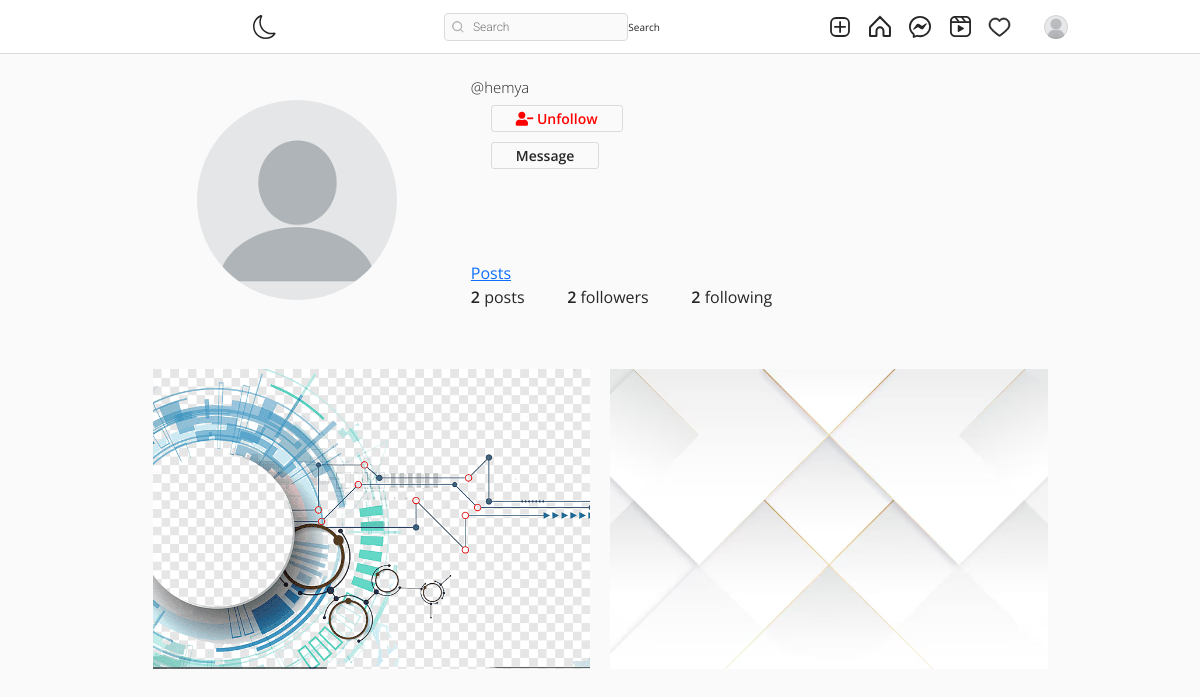
Page /hemya/ (signed in) on the committed database.
### authy/models.py (models this page shows, shortened)
class Profile(models.Model):
    user = models.OneToOneField(User, related_name='profile', on_delete=models.CASCADE)
    image = models.ImageField(upload_to="profile_pciture", null=True, default="default.jpg")
    first_name = models.CharField(max_length=200, null=True, blank=True)
    last_name = models.CharField(max_length=200, null=True, blank=True)
    phone_number = models.CharField(max_length=20, blank=True, null=True)
    bio = models.CharField(max_length=200, null=True, blank=True)
    location = models.CharField(max_length=200, null=True, blank=True)
    url = models.URLField(max_length=200, null=True, blank=True)
    favourite = models.ManyToManyField(Post, blank=True)
    prime_member = models.BooleanField(default=False)
    prime_expiry = models.DateTimeField(null=True, blank=True)

### post/models.py (models this page shows)
class Post(models.Model):
    id = models.UUIDField(primary_key=True, default=uuid.uuid4, editable=False)
    picture = models.ImageField(upload_to=user_directory_path, verbose_name="Picture")
    caption = models.CharField(max_length=10000, verbose_name="Caption")
    posted = models.DateField(auto_now_add=True)
    tags = models.ManyToManyField(Tag, related_name="tags")
    user = models.ForeignKey(User, on_delete=models.CASCADE)
    likes = models.IntegerField(default=0)
    def get_absolute_url(self):
        return reverse("post-details", args=[str(self.id)])

### authy/views.py (the view)
# urls.py: path('<username>/', UserProfile, name='profile'),
@login_required
def UserProfile(request, username):
    if request.user.is_authenticated:
        Profile.objects.get_or_create(user=request.user)
    if username == "AnonymousUser":
        raise Http404("Profile does not exist")
    user = get_object_or_404(User, username=username)
    profile = Profile.objects.get(user=user)
    url_name = resolve(request.path).url_name
    posts = Post.objects.filter(user=user).order_by('-posted') if url_name == 'profile' else profile.favourite.all()
    follow_status = False
    if request.user.is_authenticated and request.user != user:
        follow_status = Follow.objects.filter(following=user, follower=request.user).exists()
    posts_count = Post.objects.filter(user=user).count()
    followers_count = Follow.objects.filter(following=user).count()
    following_count = Follow.objects.filter(follower=user).count()
    paginator = Paginator(posts, 8)
    page_number = request.GET.get('page')
    posts_paginator = paginator.get_page(page_number)
    context = {
        'posts': posts,
        'profile': profile,
        'posts_paginator': posts_paginator,
        'follow_status': follow_status,
        'posts_count': posts_count,
        'followers_count': followers_count,
        'following_count': following_count,
    }
    return render(request, 'profile.html', context)

### post/urls.py (called while the page is built)
    def to_url(self, value):
        return str(value)

### templates/profile.html (shortened to what this page needs)
{% extends 'base.html' %}
{% load static %}
{% block content %}
<!DOCTYPE html>
<html lang="en">
<head>
    <link rel="stylesheet" href="{% static 'assets3/css/reset.css' %}">
    <link rel="stylesheet" href="{% static 'assets3/css/styles.css' %}">
    <link rel="stylesheet" href="https://use.fontawesome.com/releases/v5.2.0/css/all.css">
</head>
<body>
    <header>
        <br><br><br>
        <div class="container">
            <div class="profile">
                <div class="profile-image">
                    <img src="{{profile.image.url}}" alt="" style="width: 200px; height: 200px;">
                </div>
                <div class="profile-user-settings">
                        <h5 style="font-size: 15px;" class="profile-user-name">@{{profile.user.username}}</h5>
                        <br><br>
                       {% if request.user.is_authenticated and request.user != profile.user %}
    <a class="btn profile-edit-btn follow-toggle {% if follow_status %}followed{% endif %}"
            data-user-id="{{ profile.user.id }}"
            data-username="{{ profile.user.username }}"
            data-action="{% if follow_status %}unfollow{% else %}follow{% endif %}"
            style="{% if follow_status %}color: red;{% else %}color: green;{% endif %}">
        {% if follow_status %}
            <i class="fas fa-user-minus"></i> Unfollow
        {% else %}
            <i class="fas fa-user-plus"></i> Follow
        {% endif %}
                    </a>
    <br><br>
{% endif %}
                        {% if request.user.is_authenticated and request.user != profile.user %}
                                <a href="{% url 'conversation' profile.user  %}" class="btn profile-edit-btn">Message</a> <br><br>
                        {% endif %}
                        <br>
<link rel="stylesheet" href="https://cdnjs.cloudflare.com/ajax/libs/font-awesome/5.15.4/css/all.min.css">
<link rel="stylesheet" href="https://cdnjs.cloudflare.com/ajax/libs/izitoast/1.4.0/css/iziToast.min.css">
                </div>
                <div class="profile-bio">
                    <br>
                    <br><br>
                    <div class="profile-user-settings">
                        <a  href="{% url 'profile' profile.user %}"  class="btns profiele-edit-btn">Posts</a>
                    </div>
                </div>
                <div class="profile-stats">
                    <ul>
                        <li><span class="profile-stat-count">{{posts_count}}</span> posts</li>
                        <li><span class="profile-stat-count">{{followers_count}}</span> followers</li>
                        <li><span class="profile-stat-count">{{following_count}}</span> following</li>
                    </ul>
                    <br>
                </div>
            </div>
        </div>
    </header>
    <main>
        <div class="container">
            <div class="gallery">
                {% for post in posts %}
                <a href="{{post.get_absolute_url}}"><div class="gallery-item" tabindex="0">
                    <img src="{{ post.picture.url }}" class="gallery-image" alt="" style="width: 500px; height: 300px; object-fit: cover;">
                </div></a>
                {% endfor %}
            </div>
        </div>
    </main>
    {% endblock content %}

### templates/base.html (shortened to what this page needs)
{% load static %}
<!DOCTYPE html>
<html lang="en">
<head>
    <link rel="stylesheet" href="https://cdn.jsdelivr.net/npm/bootstrap-icons@1.8.1/font/bootstrap-icons.css">
    <link href="https://cdn.jsdelivr.net/npm/bootstrap@5.1.3/dist/css/bootstrap.min.css" rel="stylesheet">
    <link rel="stylesheet" type="text/css" href="{% static 'assets1/style.css' %}">
</head>
<body>
    <header class="header">
        <nav class="header__content">
            <div class="header__buttons">
                <a href="{% url 'index' %}" class="header__home">
                    <svg width="104" height="30" viewBox="0 0 104 30" fill="none" xmlns="">
                    </svg>
                </a>
                <button class="header__theme-button" title="Toggle Theme">
                </button>
            </div>
            <form action="{% url 'search-users' %}" method="GET">
                <div class="header__search">
                    <input type="text" placeholder="Search" name="q" value="{{ request.GET.q }}">
                    <button class="btn btn-primary" type="submit">Search</button>
                </div>
            </form>
            <div class="header__buttons header__buttons--desktop">
                <a href="{% url 'newpost' %}">
                </a>
                <a href="{% url 'index' %}">
                </a>
                <a href="{% url 'message' %}">
                </a>
                <a href="#">
                </a>
                <span>
                    <a href="{% url 'show-notification' %}">
                    </a>
                </span>
                <a href="">
                    <button class="profile-button">
                        <a href="{% url 'profile' request.user %}">
                            <div class="profile-button__picture">
                                <img src="{{request.user.profile.image.url}}" alt="User Picture">
                            </div>
                        </a>
                    </button>
                </a>
            </div>
        </nav>
    </header>
    {% block content %}
    {% endblock content %}
</body>
</html>

### static/assets1/style.css (style rules this page uses)
*, *::after, *::before { box-sizing: border-box; margin: 0; padding: 0; }
*, button, input, select, textarea { font-family: 'Roboto', sans-serif; }
:root { --primary: hsl(0, 0%, 100%); --secondary: hsl(0, 0%, 98%); --border: hsl(0, 0%, 86%); --story-border: hsl(0, 0%, 78%); --img-border: hsla(0, 0%, 0%, 0.1); --text-dark: hsl(0, 0%, 15%); --text-light: hsl(0, 0%, 60%); --like: hsl(355, 82%, 61%); --link: hsl(204, 100%, 48%); --header-height: 44px; --nav-height: 44px; }
body { min-height: 100vh; display: flex; flex-direction: column; overflow-y: auto; }
svg { display: block; }
img { max-width: 100%; }
.header { width: 100%; height: var(--header-height); background-color: var(--primary); display: flex; justify-content: center; position: fixed; top: 0; left: 0; z-index: 2; }
.header::after { content: ''; position: absolute; bottom: 0; width: 100%; height: 1px; background-color: var(--border); }
.header__content { width: 100%; max-width: 975px; padding: 0 14px; display: flex; justify-content: space-between; align-items: center; }
.header__home { margin-top: 5px; }
.header__theme-button { background-color: transparent; border: none; cursor: pointer; }
.header__theme-button-moon { display: unset; }
.header__search { width: 216px; height: 28px; display: none; align-items: center; position: relative; }
.header__search svg { width: 12px; height: 12px; position: absolute; left: 8px; }
.header__search input { width: 100%; height: 100%; background-color: var(--secondary); padding: 4px 10px 4px 28px; border: 1px solid var(--border); border-radius: 4px; outline: none; font-size: 12px; font-weight: 300; text-decoration: none; color: var(--text-light); text-overflow: ellipsis; overflow: hidden; white-space: nowrap; }
.header__buttons { display: flex; align-items: center; gap: 16px; }
.profile-button { background-color: transparent; border: none; outline: none; cursor: pointer; position: relative; }
.profile-button__picture { width: 24px; height: 24px; border-radius: 50%; overflow: hidden; position: relative; }
.profile-button__picture::after { content: ''; position: absolute; top: 0; bottom: 0; left: 0; right: 0; border: 1px solid var(--img-border); border-radius: 50%; }
@media (min-width: 768px) { :root { --header-height: 54px; --nav-height: 0px; } }
@media (min-width: 768px) { .header__content { padding: 0 20px; } }
@media (min-width: 768px) { .header__search { display: flex; } }

### static/assets3/css/styles.css (style rules this page uses)
:root { font-size: 10px; }
*, *::before, *::after { box-sizing: border-box; }
body { font-family: "Open Sans", Arial, sans-serif; min-height: 100vh; background-color: #fafafa; color: #262626; padding-bottom: 3rem; }
img { display: block; }
.container { max-width: 93.5rem; margin: 0 auto; padding: 0 2rem; }
.btn { display: inline-block; font: inherit; background: none; border: none; color: inherit; padding: 0; cursor: pointer; }
.profile { padding: 5rem 0; }
.profile::after { content: ""; display: block; clear: both; }
.profile-image { float: left; width: calc(33.333% - 1rem); display: flex; justify-content: center; align-items: center; margin-right: 3rem; }
.profile-image img { border-radius: 50%; }
.profile-user-settings, .profile-stats, .profile-bio { float: left; width: calc(66.666% - 2rem); }
.profile-user-settings { margin-top: 1.1rem; }
.profile-user-name { display: inline-block; font-size: 3.2rem; font-weight: 300; }
.profile-edit-btn { font-size: 1.4rem; line-height: 1.8; border: 0.1rem solid #dbdbdb; border-radius: 0.3rem; padding: 0 2.4rem; margin-left: 2rem; }
.profile-stats { margin-top: 2.3rem; }
.profile-stats li { display: inline-block; font-size: 1.6rem; line-height: 1.5; margin-right: 4rem; cursor: pointer; }
.profile-stats li:last-of-type { margin-right: 0; }
.profile-bio { font-size: 1.6rem; font-weight: 400; line-height: 1.5; margin-top: 2.3rem; }
.profile-real-name, .profile-stat-count, .profile-edit-btn { font-weight: 600; }
.gallery { display: flex; flex-wrap: wrap; margin: -1rem -1rem; padding-bottom: 3rem; }
.gallery-item { position: relative; flex: 1 0 22rem; margin: 1rem; color: #fff; cursor: pointer; }
.gallery-image { width: 100%; height: 100%; object-fit: cover; }

### rows in the picture
Profile: image (picture), user.username "hemya"
Post: picture (picture)
Post: picture (picture)

### other values in the picture
{{ posts_count }} "2"
{{ followers_count }} "2"
{{ following_count }} "2"
